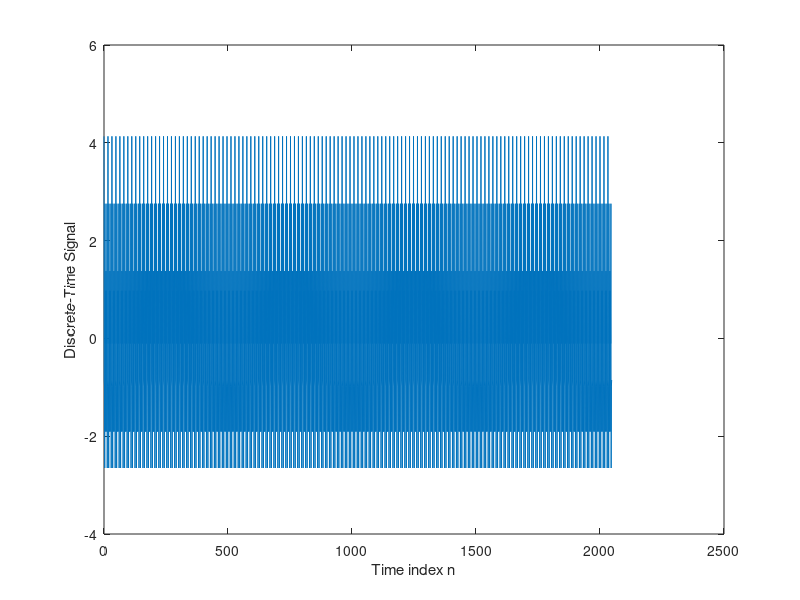
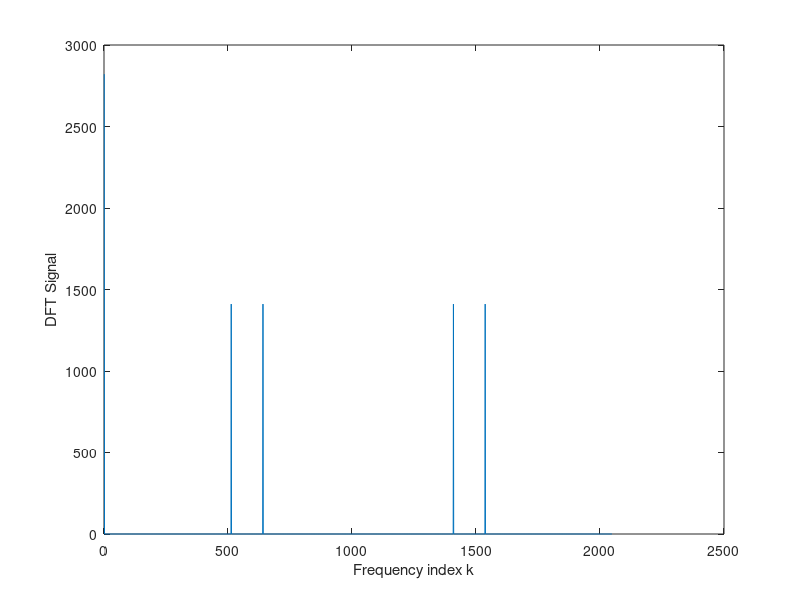
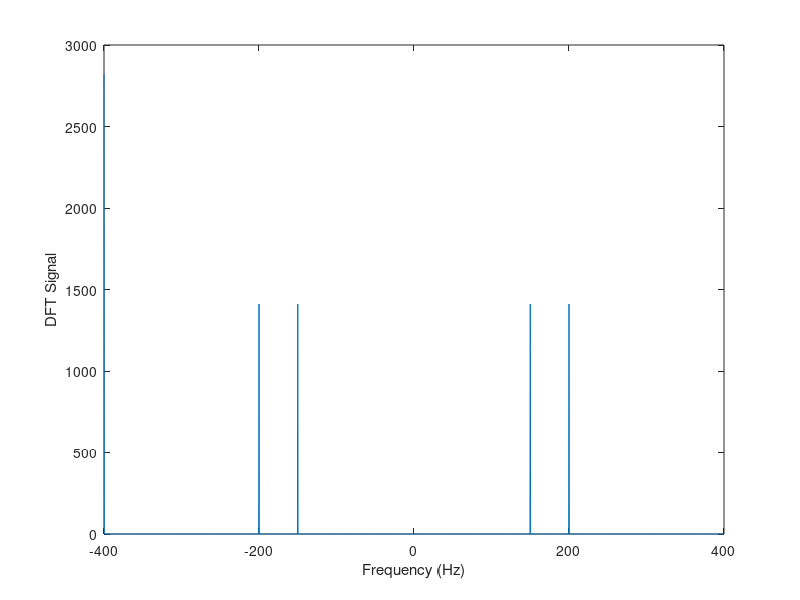
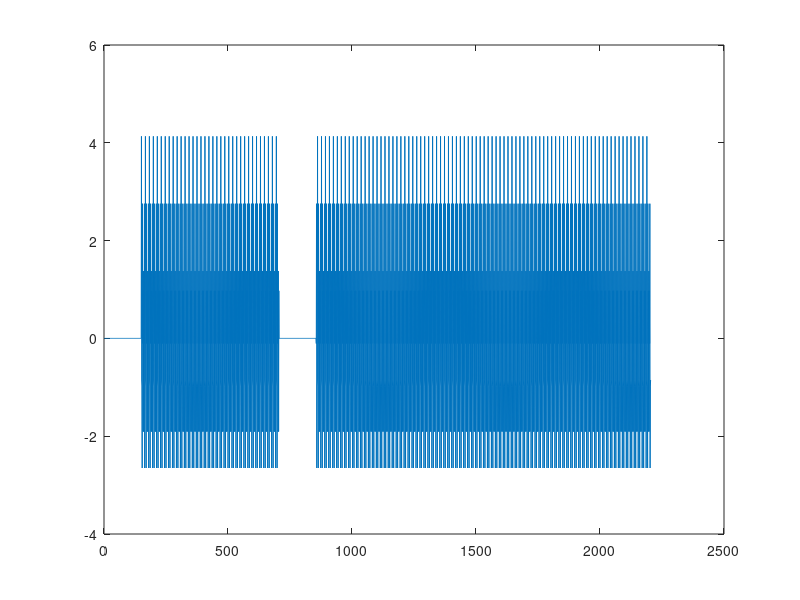

Write MATLAB code to recreate these figures, in order.
close all
clear all

amp = rand()+1; % amplitude
num_shift = 500*3;
freq = [150,200,400]; % Hz
fs = 400*2; % Hz
Ts = 1/fs;
signal_length = 1024*2;
n_vec = [0: signal_length-1]; % signal indices
k_vec = 1+n_vec;
window_size = round(signal_length/6) ; %128;

TimeSignal = amp * (cos(2 * pi * freq(1) * n_vec * Ts)+cos(2 * pi * freq(2) * n_vec * Ts)+cos(2 * pi * freq(3) * n_vec * Ts));

plot(n_vec, TimeSignal); % here you are just ploting it in TIMe domain
ylabel('Discrete-Time Signal')
xlabel('Time index n')

X = fft(TimeSignal);

half_k_vec = signal_length/2+1:1:signal_length;
X = [ X(half_k_vec), X(1:signal_length/2) ]; % here you are trying to find the X-axis freq doamin


figure
plot(k_vec, abs(X)) % you are ploting it in true Freq domain with "K" index
ylabel('DFT Signal')
xlabel('Frequency index k')

freq_vec = [0:signal_length/2-1]/(signal_length)*fs;

freq_vec = [ [-signal_length/2:1:-1]/(signal_length)*fs freq_vec];

figure
plot(freq_vec, abs(X))  % you are ploting it in true Freq domain
ylabel('DFT Signal')
xlabel('Frequency (Hz)')



%x = [zeros(1,200) x]; % zero padding
% we have to put that X(300:end) in since the shift has to be able to go
% through the VEC 2449
TimeSignal = [zeros(1,150) TimeSignal(1:555), zeros(1,150) TimeSignal(700:end)]; % double sided zero padding
hanwin = length(TimeSignal);
freq_index = round(freq(1)/fs*window_size+1);
figure 
plot(TimeSignal)
% the shifting/ for loop here  is to compute the enrgy in each window. 
% and then ploting it all
    hanww = hamming(341)
for shift=0:num_shift-1;
    y(:, shift+1) = TimeSignal(shift+1:shift+window_size);
    
    Y = fft(y(:, shift+1).*hanww);
    %figure
    %plot(abs(Y))
    energy(shift+1) = abs(Y(freq_index))^2; % we are trying to get the energy each time, we do the DFT shift window    
end
figure
plot(energy)

freq_index2 = round(freq(2)/fs*window_size+1);
% the shifting/ for loop here  is to compute the enrgy in each window. 
% and then ploting it all
for shift=0:num_shift-1;
    
    y2(:, shift+1) = TimeSignal(shift+1:shift+window_size);
    Y2 = fft(y2(:, shift+1));
    %figure
    %plot(abs(Y))
    energy2(shift+1) = abs(Y2(freq_index2))^2; % we are trying to get the energy each time, we do the DFT shift window
    
end
figure
plot(energy2)
% questioning time
% so the hamming window handeles any iscontinuities ?
% are we supposed to see one big bump per digit ?
hanww = hamming(341) %256
freq_index3 = round(freq(3)/fs*window_size+1);
% the shifting/ for loop here  is to compute the enrgy in each window. 
% and then ploting it all
for shift=0:num_shift-1;
    y3(:, shift+1) = TimeSignal(shift+1:shift+window_size);
    Y3 = fft(y3(:, shift+1).*hanww);
    %figure
    %plot(abs(Y))
    energy3(shift+1) = abs(Y3(freq_index3))^2; % we are trying to get the energy each time, we do the DFT shift window
end
figure
plot(energy3)
